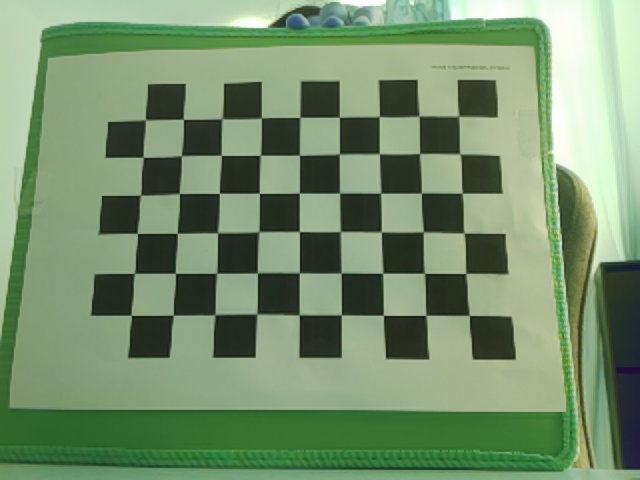
#> input picture camera_calib/calib_imgs/img_000.jpg, 640 x 480 px; its folder holds only this picture in this run
$ python calibrate.py
#> lines starting #> are read from the running program, lines starting #| are printed output that depends on the picture; after the words box and inside, x2 and y2 are one past the last pixel; in counts of white or black regions, pixels touching at a corner belong together
import cv2
import numpy as np
import glob
import pickle

# ── CONFIGURE THESE ────────────────────────────────────────────────────
CHECKERBOARD  = (9, 6)
SQUARE_SIZE   = 25.0
IMG_W, IMG_H  = 640, 480
CAMERA_TOPIC  = "/ovcam/image_raw"

BODY_T_CAM = [
    1., 0., 0., 0.,
    0., 1., 0., 0.,
    0., 0., 1., 0.,
    0., 0., 0., 1.
]
# ──────────────────────────────────────────────────────────────────────

criteria = (cv2.TERM_CRITERIA_EPS + cv2.TERM_CRITERIA_MAX_ITER, 30, 0.001)
flags = cv2.CALIB_CB_ADAPTIVE_THRESH + cv2.CALIB_CB_NORMALIZE_IMAGE + cv2.CALIB_CB_FILTER_QUADS

objp = np.zeros((CHECKERBOARD[0] * CHECKERBOARD[1], 3), np.float32)
objp[:, :2] = np.mgrid[0:CHECKERBOARD[0], 0:CHECKERBOARD[1]].T.reshape(-1, 2)
objp *= SQUARE_SIZE

obj_points, img_points = [], []
images = sorted(glob.glob("calib_imgs/*.jpg"))
print(f"Found {len(images)} images\n")

gray = None
for fname in images:
    img  = cv2.imread(fname)
#> img is the input picture: shape (480, 640, 3); mean B, G, R 108.8, 143.7, 118
    gray = cv2.cvtColor(img, cv2.COLOR_BGR2GRAY)
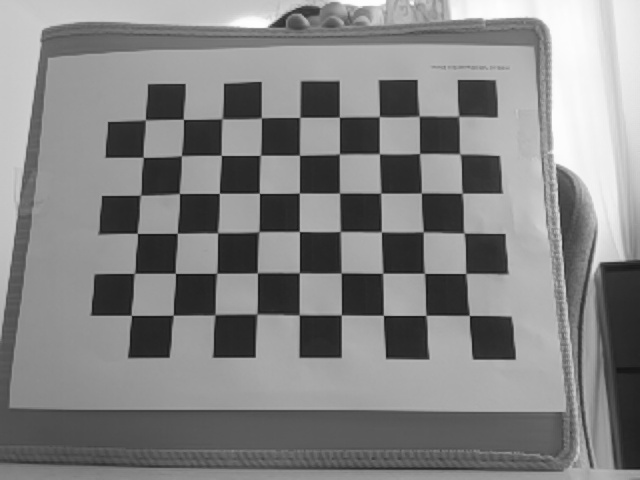
#> gray: shape (480, 640); min 14, max 255, mean 132
    # Use the superior Sector-Based method that is immune to window overlap
    ret, corners = cv2.findChessboardCornersSB(gray, CHECKERBOARD, flags)
#> ret = True; corners = 54 rows, first 8: [145.3, 120.1], [183.5, 119.3], [222.2, 118.8], [261.3, 118.1], [299.9, 117.4], [339.4, 117.1], [379.1, 116.7], [418.8, 116.2]

    if ret:
        obj_points.append(objp.copy()) # .copy() prevents memory reference bugs!
        img_points.append(corners)     # SB corners are ALREADY sub-pixel accurate

        cv2.drawChessboardCorners(img, CHECKERBOARD, corners, ret)
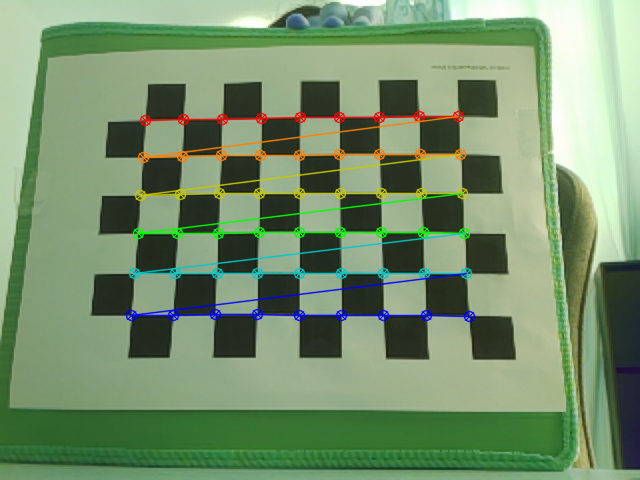
#> img: shape (480, 640, 3); 4.83% of pixels changed, all inside (x1, y1, x2, y2) = (125, 110, 476, 323)
        cv2.imshow("Check", img)
        cv2.waitKey(300)
        print(f"  ✓ {fname}")
    else:
        print(f"  ✗ {fname}")

cv2.destroyAllWindows()
print(f"\nUsable: {len(obj_points)}/{len(images)}")

if len(obj_points) < 10:
    print("ERROR: Need at least 10 good images! Recapture more.")
    exit()
#> (the program exits here)

$ run again, on camera_calib/calib_imgs/img_004.jpg
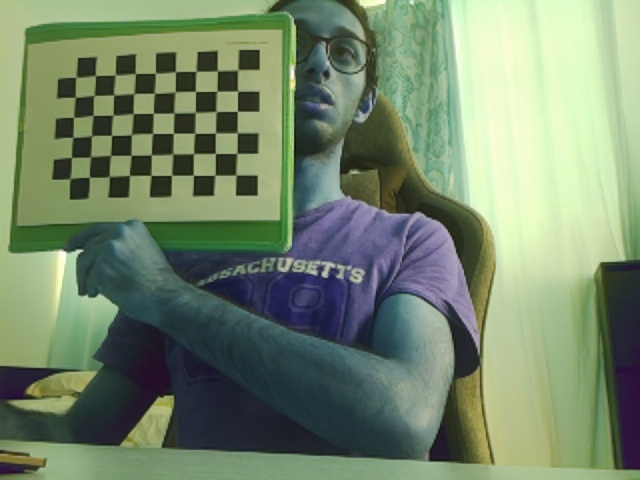
#> input picture camera_calib/calib_imgs/img_004.jpg, 640 x 480 px
#> img is the input picture: shape (480, 640, 3); mean B, G, R 108.3, 135.7, 117.7
#> `gray = cv2.cvtColor(img, cv2.COLOR_BGR2GRAY)`:
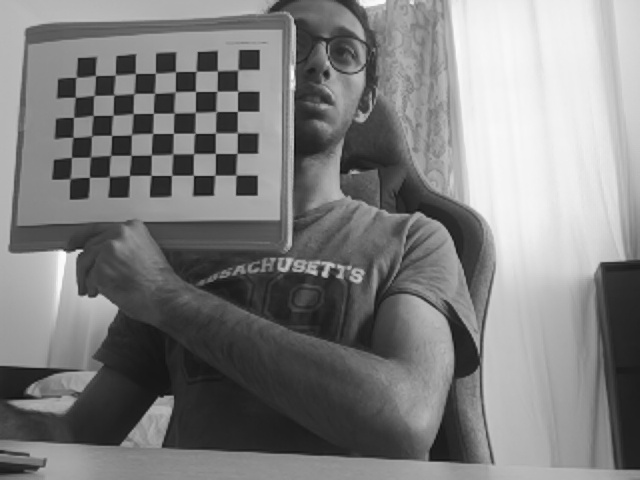
#> gray: shape (480, 640); min 13, max 253, mean 127.2
#> ret = True; corners = 54 rows, first 8: [75.84, 76.94], [95.29, 75.65], [115, 74.66], [135.1, 73.61], [155.2, 73.05], [175.5, 71.77], [196, 71.24], [217.2, 70.67]
#> `cv2.drawChessboardCorners(img, CHECKERBOARD, corners, ret)`:
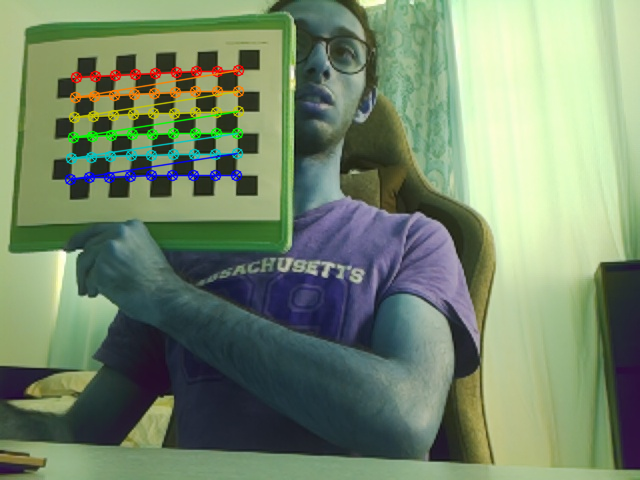
#> img: shape (480, 640, 3); 3.02% of pixels changed, all inside (x1, y1, x2, y2) = (64, 64, 245, 186)

$ run again, on camera_calib/calib_imgs/img_006.jpg
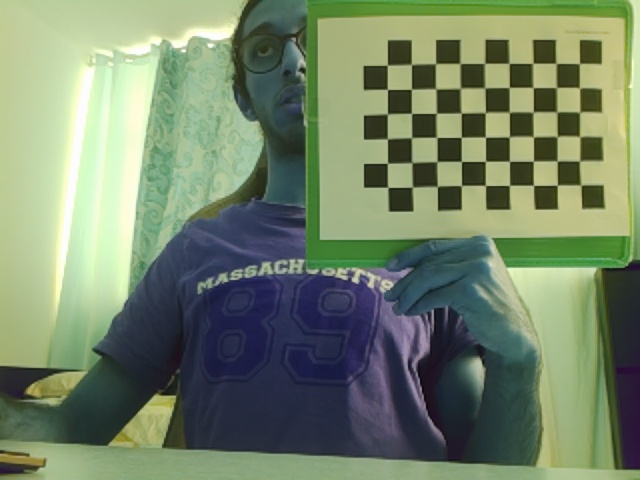
#> input picture camera_calib/calib_imgs/img_006.jpg, 640 x 480 px
#> img is the input picture: shape (480, 640, 3); mean B, G, R 106, 132.9, 117.2
#> `gray = cv2.cvtColor(img, cv2.COLOR_BGR2GRAY)`:
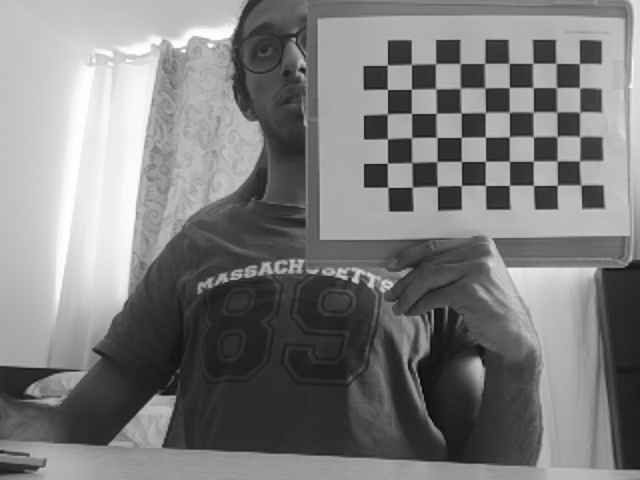
#> gray: shape (480, 640); min 7, max 255, mean 125.2
#> ret = True; corners = 54 rows, first 8: [387.2, 65.01], [411.3, 64.43], [435.5, 63.87], [460, 63.62], [484.5, 63.48], [508.8, 63.31], [532.4, 63.34], [555.9, 63.42]
#> `cv2.drawChessboardCorners(img, CHECKERBOARD, corners, ret)`:
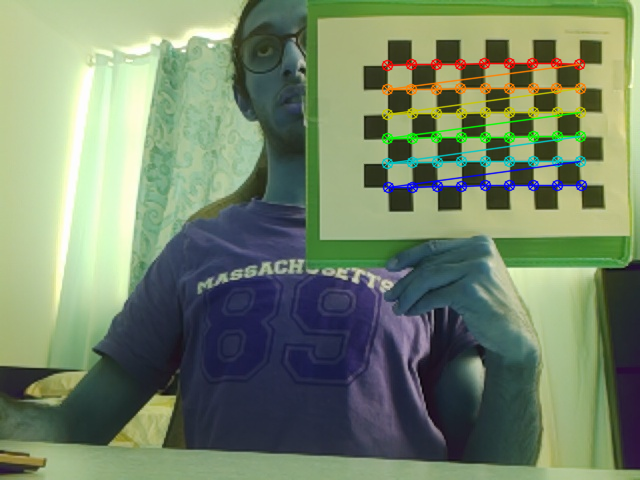
#> img: shape (480, 640, 3); 3.36% of pixels changed, all inside (x1, y1, x2, y2) = (381, 57, 588, 194)

$ run again, on camera_calib/calib_imgs/img_001.jpg
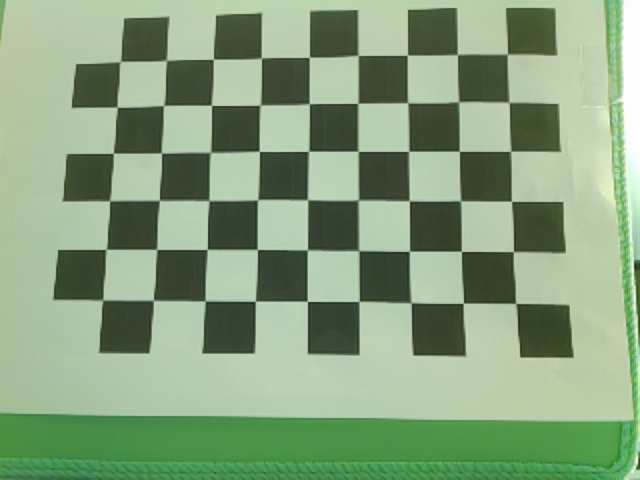
#> input picture camera_calib/calib_imgs/img_001.jpg, 640 x 480 px
#> img is the input picture: shape (480, 640, 3); mean B, G, R 126.6, 160.3, 134.7
#> `gray = cv2.cvtColor(img, cv2.COLOR_BGR2GRAY)`:
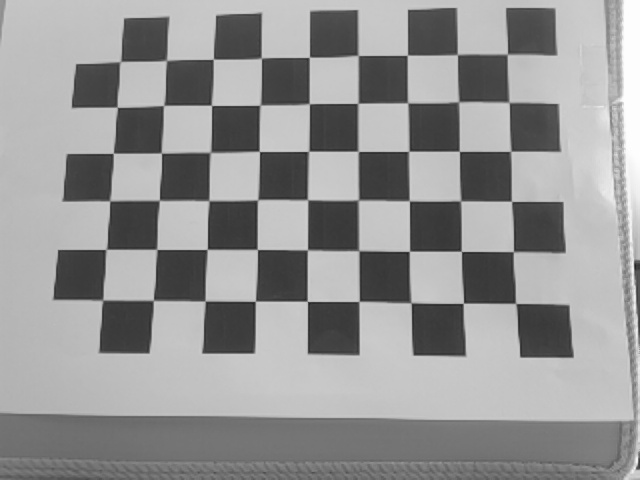
#> gray: shape (480, 640); min 32, max 255, mean 148.8
#> ret = True; corners = 54 rows, first 8: [120.2, 61.86], [166.3, 60.53], [213.4, 59.34], [261.3, 58.19], [309.4, 57.31], [358, 55.72], [407.4, 55.19], [457.3, 54.52]
#> `cv2.drawChessboardCorners(img, CHECKERBOARD, corners, ret)`:
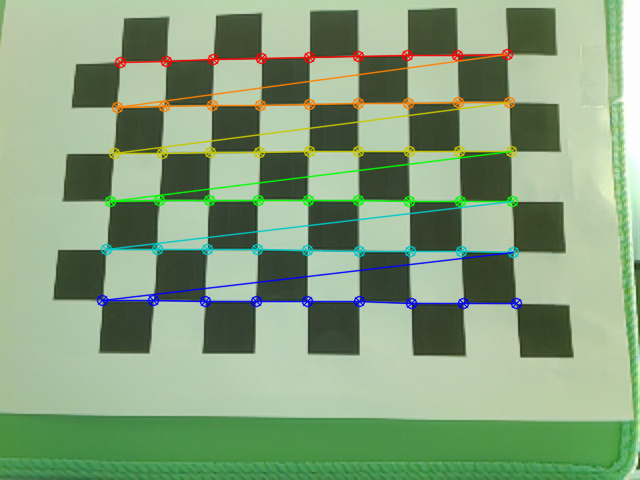
#> img: shape (480, 640, 3); 5.67% of pixels changed, all inside (x1, y1, x2, y2) = (96, 48, 523, 310)
